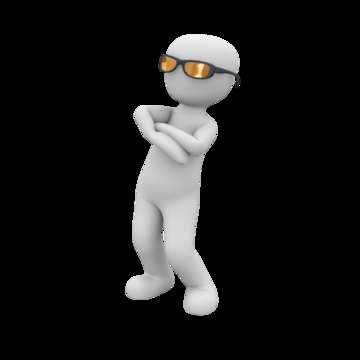
#> input picture unidad_1/Bitwise/img.png, 360 x 360 px
$ python Transformaciones.py
#> lines starting #> are read from the running program, lines starting #| are printed output that depends on the picture
import math
import cv2 as cv
import numpy as np

img = cv.imread('Bitwise/img.png',0)
#> img: shape (360, 360); min 0, max 255, mean 25.8
print(img.shape)
#| (360, 360)
x , y = img.shape
#> x = 360; y = 360

new_img_1 = np.zeros((x * 2, y * 2), dtype=np.uint8)
new_img_2 = np.zeros((x * 2, y * 2), dtype=np.uint8)

z,w = 5,2

xx,yy = new_img_1.shape
#> xx = 720; yy = 720

cx,cy = int(x // 2),int(y // 2)
#> cx = 180; cy = 180

for i in range(x):
    for j in range(y):
        new_x = int(((i-cy*z) * math.cos(60) + (j-cx*z) * math.sin(60))*0.5)
        new_y = int((-(i-cy*z) * math.sin(60) + (j-cx*z) * math.cos(60))*0.5)
        if 0 <= new_x < yy and 0 <= new_y < xx:
            new_img_1[new_y, new_x] = img[i,j]
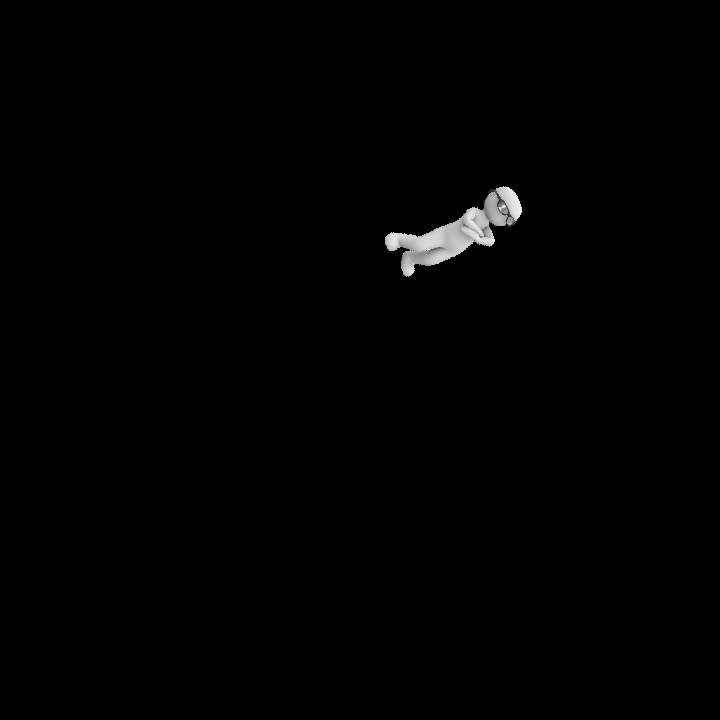
#> new_img_1: shape (720, 720); min 0, max 255, mean 1.6

xx , yy = new_img_2.shape

for i in range(x):
    for j in range(y):
        new_x = int((((i-cy*w) * math.cos(60) + (j-cx*w) * math.sin(60))*0.8)*2)
        new_y = int(((-(i-cy*w) * math.sin(60) + (j-cx*w) * math.cos(60))*0.8)*2)
        if 0 <= new_x < yy and 0 <= new_y < xx:
            new_img_2[new_y, new_x] = img[i,j]
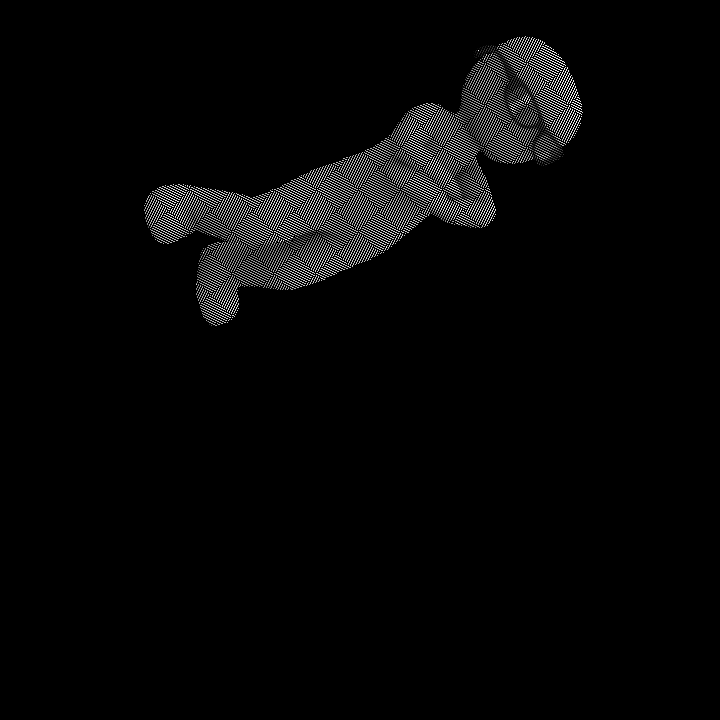
#> new_img_2: shape (720, 720); min 0, max 255, mean 6.5

cv.imshow("img", img)
cv.imshow("IMG 1", new_img_1)
cv.imshow("IMG 2", new_img_2)
cv.waitKey(0)
cv.destroyAllWindows()
